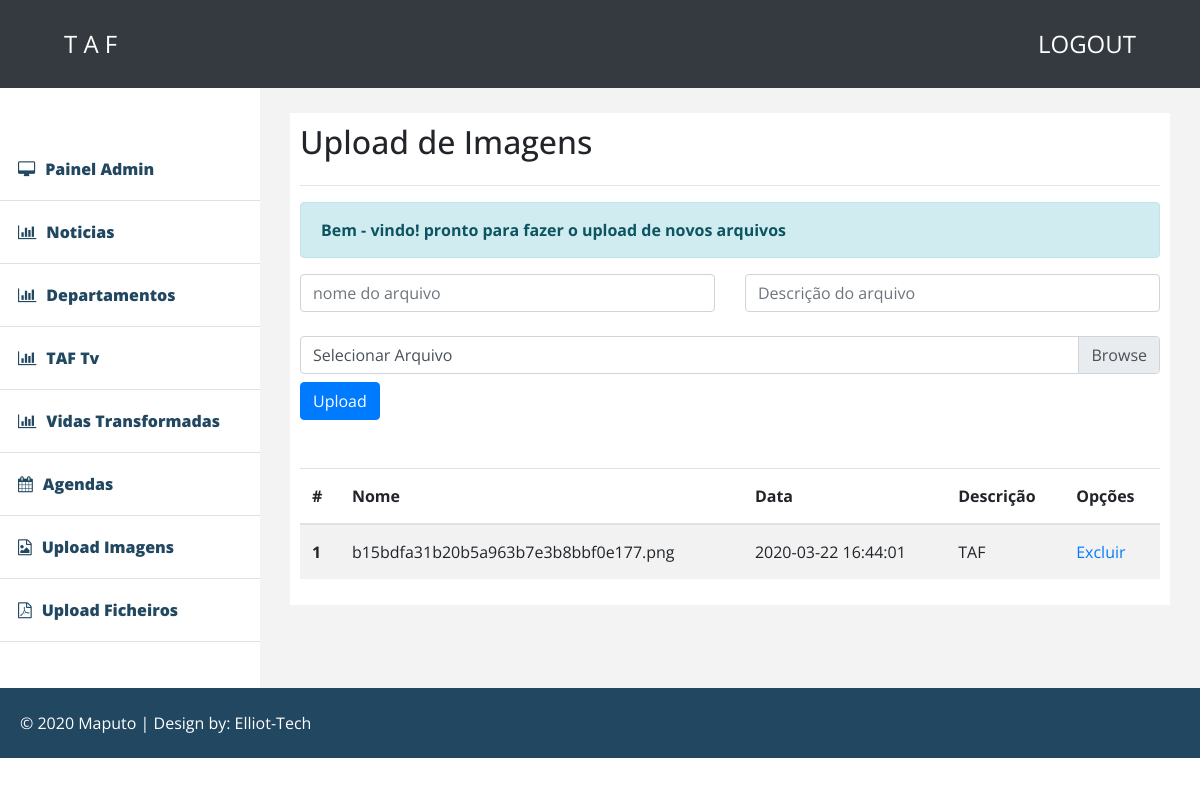
/administrador/upload.php (signed in), run on the app's committed database.
### tables this page shows
CREATE TABLE `upload_slides` (
  `id` int(11) NOT NULL,
  `arquivo` varchar(50) NOT NULL,
  `data` datetime NOT NULL,
  `descricao` varchar(255) NOT NULL,
  `status` int(11) DEFAULT NULL
);

### administrador/upload.php (the view, shortened to what this page needs)
<?php
include_once '../controller/header.php';
include_once '../models/conexao.php';
$sql = "SELECT * FROM upload_slides WHERE status = 0";
$result = mysqli_query($connect, $sql);
?>
<div id="page-wrapper">
  <div id="page-inner">
    <div class="row">
      <div class="col-lg-12">
        <h2>Upload de Imagens</h2>
      </div>
    </div>
    <hr />
    <div class="row">
      <div class="col-lg-12 ">
        <div class="alert alert-info">
          <strong>Bem - vindo! pronto para fazer o upload de novos arquivos </strong>
        </div>
      </div>
    </div>
    <form action="../controller/upload.php"  accept-charset="utf-8" method="post" enctype="multipart/form-data">
      <div class="row">
        <div class="col">
          <input type="text" class="form-control" placeholder="nome do arquivo" name="nome">
        </div>
        <div class="col">
          <input type="text" class="form-control" placeholder="Descrição do arquivo" name="desc">
        </div>
      </div>
      <div class="custom-file mt-4">
        <label class="custom-file-label" for="customFileLang">Selecionar Arquivo</label>
      </div>
      <button class="btn btn-primary mt-2" type="submit">Upload</button>
    </form>
      <div class="mt-5">
          <table class="table table-striped mt-4">
          <thead>
            <tr>
              <th scope="col">#</th>
              <th scope="col">Nome</th>
              <th scope="col">Data</th>
              <th scope="col">Descrição</th>
              <th scope="col">Opções</th>
            </tr>
          </thead>
          <tbody>
            <?php while ($dado = mysqli_fetch_array($result)) {?>
            <tr>
              <th scope="row"> <?php echo $dado['id']; ?> </th>
              <td><?php echo utf8_encode($dado['arquivo']); ?></td>
              <td><?php echo $dado['data']; ?></td>
              <td><?php echo $dado['descricao']; ?></td>
              <td> <a data-toggle="modal" href="#modal<?php echo $dado['id']; ?>">Excluir</a></td>
            </tr>
          <?php }?>
          </tbody>
        </table>
      </div>
  </div>
</div>
<?php
include_once '../controller/footer.php';
?>

### data on the page
upload_slides: id "1", arquivo "b15bdfa31b20b5a963b7e3b8bbf0e177.png", data "2020-03-22 16:44:01", descricao "TAF"
